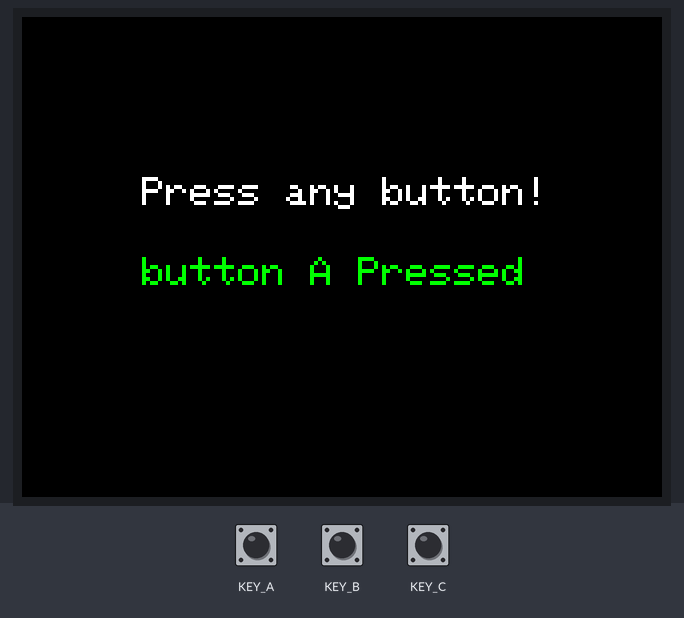
A sketch run on a simulated Seeed Wio Terminal. Parts: 320×240 colour display. The test bench sets the inputs (shaded band); at power-on: KEY_A HIGH, KEY_B HIGH, KEY_C HIGH.

1.4 s: KEY_A pulled LOW for 0.15 s
Above: at 2.6 s.
3.0 s: KEY_B pulled LOW for 0.15 s
4.6 s: KEY_C pulled LOW for 0.15 s
Timing chart, 0 to 7.6 s (numbered marks = the images above; inputs shaded):
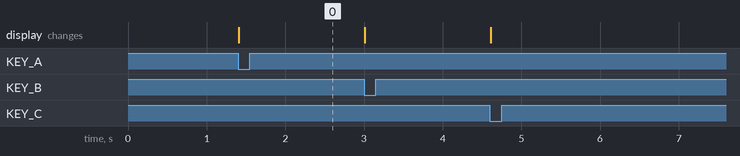

Measured:
- after the input at 1.4 s, the display: changes at once (image 0)

The sketch:

buttonABC.ino
```cpp
#include <TFT_eSPI.h>
TFT_eSPI tft;

void setup() {
  // put your setup code here, to run once:
  pinMode(WIO_KEY_A,INPUT_PULLUP);
  pinMode(WIO_KEY_B,INPUT_PULLUP);
  pinMode(WIO_KEY_C,INPUT_PULLUP);
  tft.begin();
  tft.setRotation(3);
  tft.setTextColor(TFT_WHITE,TFT_BLACK);
  tft.setTextSize(2);
  tft.drawString("Press any button!",60,80);
  tft.setTextColor(TFT_GREEN,TFT_BLACK);
}

void loop() {
  // put your main code here, to run repeatedly:
  if(digitalRead(WIO_KEY_A)==LOW){
    tft.drawString("button A Pressed",60,120);
  }
  else if(digitalRead(WIO_KEY_B)==LOW){
    tft.drawString("button B Pressed",60,120);
  }
  else if(digitalRead(WIO_KEY_C)==LOW){
    tft.drawString("button C Pressed",60,120);
  }
  }
  
```
